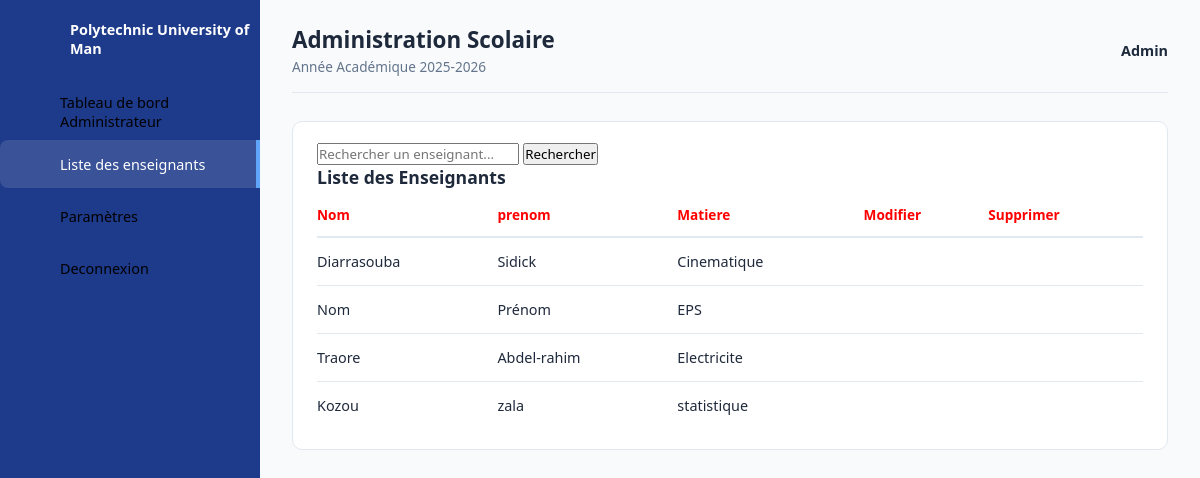
Page /liste_professeur/ on the committed database.
### new_project/models.py (models this page shows, shortened)
class Professeur (models.Model):
    nom=models.CharField(max_length=100)
    prenom =models.CharField(max_length=100)
    age=models.IntegerField(default=0)
    classe = models.ForeignKey(Classes, on_delete=models.SET_NULL,null=True,blank=True)
    matiere =models.ForeignKey (Matieres, on_delete=models.SET_NULL,null=True, blank=True)
    id_user =models.OneToOneField(Utilisateur, on_delete=models.CASCADE, related_name='professeur' , null=True )
    class Meta:
        verbose_name = "Professeur"
        verbose_name_plural = "Professeurs"

class Matieres (models.Model):
    nom=models.CharField(max_length=50)
    class Meta:
        verbose_name = "Matière"
        verbose_name_plural = "Matieres"
    def __str__(self):
        return self.nom

### new_project/views.py (the view)
# urls.py: path("liste_professeur/", liste_professeur, name='liste_professeur'),
def liste_professeur(request):
    recherche = request.GET.get('recherche')
    if recherche:
        professeurs = Professeur.objects.filter(
            nom__icontains=recherche
        )
    else:
        professeurs = Professeur.objects.all()
    context = {
        'professeurs': professeurs,
        'recherche': recherche
    }
    return render(
        request,
        'liste_professeur.html',
        context
    )

### templates/liste_professeur.html (shortened to what this page needs)
{% load static %}
<!DOCTYPE html>
<html lang="fr">
<head>
    <link rel="stylesheet" href="{% static 'css/dashboardadmin.css' %}?v=2.0">
</head>
<body>
<div class="container">
    <aside class="navigation">
        <ul>
            <li class="brand">
                <a href="#">
                    <span class="titre">
                        Polytechnic University of Man
                    </span>
                </a>
            </li>
            <li>
                <a href="{% url 'dashboardadmin' %}">
                    <span class="titre">
                        Tableau de bord Administrateur
                    </span>
                </a>
            </li>
            <li class="active">
                <a href="{% url 'liste_professeur' %}">
                    <span class="titre">
                        Liste des enseignants
                    </span>
                </a>
            </li>
            <li>
                <a href="{% url 'parametres' %}">
                    <span class="titre">Paramètres</span>
                </a>
            </li>
            <li class="logout">
                <a href="{% url 'deconnexion' %}">
                    <span class="titre"> Deconnexion </span>
                </a>
            </li>
        </ul>
    </aside>
    <main class="main-content">
        <header class="topbar">
            <div>
                <h2>
                    Administration Scolaire
                </h2>
                <p class="subtitle">
                    Année Académique 2025-2026
                </p>
            </div>
            <div class="user-profile">
                <span>  Admin</span>
            </div>
        </header>
        <section class="details">
            <div class="recent-orders">
                <form method="GET" class="search-form">
                    <input
                        type="text"
                        name="recherche"
                        placeholder="Rechercher un enseignant..."
                        value="{{ request.GET.recherche }}"
                    >
                    <button type="submit"> Rechercher</button>
                </form>
                <div class="card-header">
                    <h3>
                        Liste des Enseignants
                    </h3>
                </div>
                <table>
                    <thead>
                        <tr>
                            <td class="lock">Nom</td>
                            <td class="lock">prenom </td>
                            <td class="lock">Matiere</td>
                            <td class="lock">Modifier</td>
                            <td class="lock">Supprimer</td>
                        </tr>
                    </thead>
                    <tbody>
                        {% for professeur in professeurs %}
                        <tr>
                            <td>
                                {{ professeur.nom }}
                            </td>
                            <td>
                                {{ professeur.prenom }}
                            </td>
                            <td>
                                {{ professeur.matiere }}
                            </td>
                            <td>
                            </td>
                            <td>
                            </td>
                        </tr>
                        {% empty %}
                        <tr>
                            <td colspan="5">
                                Aucun enseignant trouvé.
                            </td>
                        </tr>
                        {% endfor %}
                    </tbody>
                </table>
            </div>
        </section>
    </main>
</div>
</body>
</html>

### static/css/dashboardadmin.css (style rules this page uses)
* { margin: 0; padding: 0; box-sizing: border-box; font-family: 'Segoe UI', system-ui, -apple-system, Roboto, sans-serif; }
:root { --primary-color: #1e3a8a; --accent-color: #2563eb; --white: #ffffff; --gray-bg: #f8fafc; --text-main: #1e293b; --text-muted: #64748b; --border-color: #e2e8f0; }
body { min-height: 100vh; background-color: var(--gray-bg); }
.container { display: flex; width: 100%; }
.navigation { width: 260px; height: 100vh; background-color: var(--primary-color); position: fixed; left: 0; top: 0; display: flex; flex-direction: column; }
.navigation ul { list-style: none; padding-top: 15px; width: 100%; }
.navigation ul li { position: relative; width: 100%; margin-bottom: 4px; }
.navigation ul li.brand { margin-bottom: 25px; padding-left: 10px; }
.navigation ul li.brand a { font-weight: 700; font-size: 1.1rem; color: var(--white); }
.navigation ul li a { display: flex; align-items: center; text-decoration: none; color: black; height: 48px; padding-left: 20px; transition: all 0.2s ease; border-top-left-radius: 8px; border-bottom-left-radius: 8px; }
.navigation ul li:hover a, .navigation ul li.active a { color: var(--white); background-color: rgba(255, 255, 255, 0.12); }
.navigation ul li.active a { border-right: 4px solid #60a5fa; }
.navigation ul li a .titre { font-size: 0.9rem; }
.navigation ul li.logout { margin-top: auto; margin-bottom: 20px; }
.main-content { margin-left: 260px; width: calc(100% - 260px); padding: 24px 32px; }
.topbar { display: flex; justify-content: space-between; align-items: center; padding-bottom: 16px; border-bottom: 1px solid var(--border-color); }
.topbar h2 { color: var(--text-main); font-size: 1.4rem; }
.topbar .subtitle { color: var(--text-muted); font-size: 0.85rem; margin-top: 2px; }
.user-profile { display: flex; align-items: center; gap: 8px; font-weight: 600; color: var(--primary-color); font-size: 1.3rem; }
.user-profile span { font-size: 0.9rem; color: var(--text-main); }
.details { margin-top: 28px; }
.recent-orders { background: var(--white); padding: 20px 24px; border-radius: 10px; border: 1px solid var(--border-color); }
.card-header { display: flex; justify-content: space-between; align-items: center; margin-bottom: 16px; }
.card-header h3 { color: var(--text-main); font-size: 1.1rem; }
table { width: 100%; border-collapse: collapse; }
table thead td { font-weight: 600; color: black; padding-bottom: 12px; font-size: 0.85rem; border-bottom: 2px solid var(--border-color); }
.lock { color: red; }
table tbody tr { border-bottom: 1px solid var(--border-color); }
table tbody tr:last-child { border-bottom: none; }
table tbody td { padding: 14px 0; font-size: 0.9rem; color: var(--text-main); }

### rows in the picture
Professeur: nom "Diarrasouba", prenom "Sidick", matiere "Cinematique"
Professeur: nom "Nom", prenom "Prénom", matiere "EPS"
Professeur: nom "Traore", prenom "Abdel-rahim", matiere "Electricite"
Professeur: nom "Kozou", prenom "zala", matiere "statistique"
